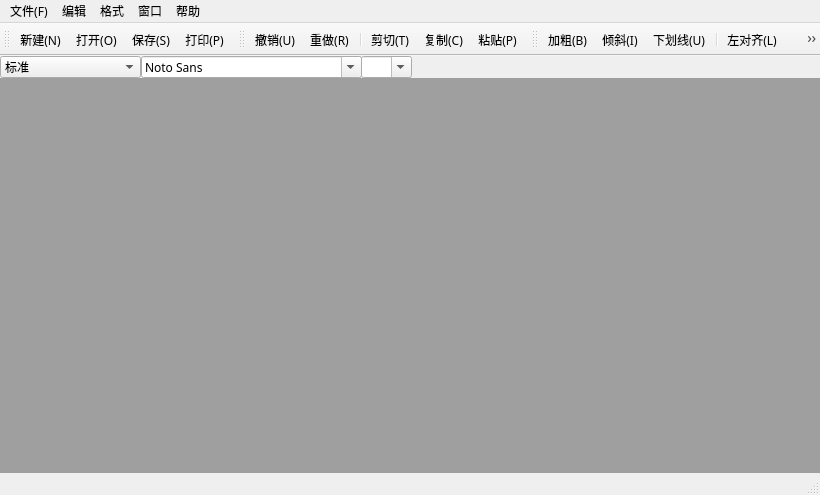
<?xml version="1.0" encoding="UTF-8"?>
<ui version="4.0">
 <class>MainWindow</class>
 <widget class="QMainWindow" name="MainWindow">
  <property name="geometry">
   <rect>
    <x>0</x>
    <y>0</y>
    <width>820</width>
    <height>495</height>
   </rect>
  </property>
  <property name="font">
   <font>
    <family>宋体</family>
   </font>
  </property>
  <property name="windowTitle">
   <string>MyWord文字处理系统V1.0</string>
  </property>
  <property name="windowIcon">
   <iconset resource="res.qrc">
    <normaloff>:/images/logo.jpg</normaloff>:/images/logo.jpg</iconset>
  </property>
  <property name="statusTip">
   <string/>
  </property>
  <widget class="QWidget" name="centralWidget">
   <widget class="QComboBox" name="styleComboBox">
    <property name="geometry">
     <rect>
      <x>0</x>
      <y>0</y>
      <width>141</width>
      <height>22</height>
     </rect>
    </property>
    <property name="statusTip">
     <string>段落加标号或编号</string>
    </property>
    <item>
     <property name="text">
      <string>标准</string>
     </property>
    </item>
    <item>
     <property name="text">
      <string>项目符号 (●)</string>
     </property>
    </item>
    <item>
     <property name="text">
      <string>项目符号 (○)</string>
     </property>
    </item>
    <item>
     <property name="text">
      <string>项目符号 (■)</string>
     </property>
    </item>
    <item>
     <property name="text">
      <string>编号 (⒈⒉⒊)</string>
     </property>
    </item>
    <item>
     <property name="text">
      <string>编号 ( a.b.c.)</string>
     </property>
    </item>
    <item>
     <property name="text">
      <string>编号 ( A.B.C.)</string>
     </property>
    </item>
    <item>
     <property name="text">
      <string>编号 (ⅰ.ⅱ.ⅲ.)</string>
     </property>
    </item>
    <item>
     <property name="text">
      <string>编号 (Ⅰ.Ⅱ.Ⅲ.)</string>
     </property>
    </item>
   </widget>
   <widget class="QFontComboBox" name="fontComboBox">
    <property name="geometry">
     <rect>
      <x>141</x>
      <y>0</y>
      <width>221</width>
      <height>22</height>
     </rect>
    </property>
    <property name="statusTip">
     <string>更改字体</string>
    </property>
   </widget>
   <widget class="QComboBox" name="sizeComboBox">
    <property name="geometry">
     <rect>
      <x>361</x>
      <y>0</y>
      <width>51</width>
      <height>22</height>
     </rect>
    </property>
    <property name="statusTip">
     <string>更改字号</string>
    </property>
    <property name="editable">
     <bool>true</bool>
    </property>
   </widget>
   <widget class="QMdiArea" name="mdiArea">
    <property name="geometry">
     <rect>
      <x>0</x>
      <y>22</y>
      <width>820</width>
      <height>395</height>
     </rect>
    </property>
   </widget>
  </widget>
  <widget class="QMenuBar" name="menuBar">
   <property name="geometry">
    <rect>
     <x>0</x>
     <y>0</y>
     <width>820</width>
     <height>18</height>
    </rect>
   </property>
   <widget class="QMenu" name="menu_F">
    <property name="title">
     <string>文件(F)</string>
    </property>
    <addaction name="newAction"/>
    <addaction name="openAction"/>
    <addaction name="saveAction"/>
    <addaction name="saveAsAction"/>
    <addaction name="printAction"/>
    <addaction name="printPreviewAction"/>
    <addaction name="exitAction"/>
   </widget>
   <widget class="QMenu" name="menu_E">
    <property name="title">
     <string>编辑</string>
    </property>
    <addaction name="undoAction"/>
    <addaction name="redoAction"/>
    <addaction name="cutAction"/>
    <addaction name="copyAction"/>
    <addaction name="pasteAction"/>
   </widget>
   <widget class="QMenu" name="menu_O">
    <property name="title">
     <string>格式</string>
    </property>
    <widget class="QMenu" name="submenu_D_3">
     <property name="title">
      <string>字体(&amp;D)</string>
     </property>
     <addaction name="boldAction"/>
     <addaction name="italicAction"/>
     <addaction name="underlineAction"/>
    </widget>
    <widget class="QMenu" name="submenu_P_4">
     <property name="title">
      <string>段落</string>
     </property>
     <addaction name="leftAlignAction"/>
     <addaction name="centerAction"/>
     <addaction name="rightAlignAction"/>
     <addaction name="justifyAction"/>
    </widget>
    <addaction name="submenu_D_3"/>
    <addaction name="submenu_P_4"/>
    <addaction name="colorAction"/>
   </widget>
   <widget class="QMenu" name="menu_W">
    <property name="title">
     <string>窗口</string>
    </property>
    <addaction name="closeAction"/>
    <addaction name="closeAllAction"/>
    <addaction name="tileAction"/>
    <addaction name="cascadeAction"/>
    <addaction name="nextAction"/>
    <addaction name="previousAction"/>
   </widget>
   <widget class="QMenu" name="menu_H">
    <property name="title">
     <string>帮助</string>
    </property>
    <addaction name="aboutAction"/>
    <addaction name="aboutQtAction"/>
   </widget>
   <addaction name="menu_F"/>
   <addaction name="menu_E"/>
   <addaction name="menu_O"/>
   <addaction name="menu_W"/>
   <addaction name="menu_H"/>
  </widget>
  <widget class="QToolBar" name="mainToolBar">
   <attribute name="toolBarArea">
    <enum>TopToolBarArea</enum>
   </attribute>
   <attribute name="toolBarBreak">
    <bool>false</bool>
   </attribute>
   <addaction name="newAction"/>
   <addaction name="openAction"/>
   <addaction name="saveAction"/>
   <addaction name="printAction"/>
  </widget>
  <widget class="QStatusBar" name="statusBar"/>
  <widget class="QToolBar" name="toolBar">
   <property name="windowTitle">
    <string>toolBar</string>
   </property>
   <attribute name="toolBarArea">
    <enum>TopToolBarArea</enum>
   </attribute>
   <attribute name="toolBarBreak">
    <bool>false</bool>
   </attribute>
   <addaction name="undoAction"/>
   <addaction name="redoAction"/>
   <addaction name="separator"/>
   <addaction name="cutAction"/>
   <addaction name="copyAction"/>
   <addaction name="pasteAction"/>
  </widget>
  <widget class="QToolBar" name="toolBar_2">
   <property name="windowTitle">
    <string>toolBar_2</string>
   </property>
   <attribute name="toolBarArea">
    <enum>TopToolBarArea</enum>
   </attribute>
   <attribute name="toolBarBreak">
    <bool>false</bool>
   </attribute>
   <addaction name="boldAction"/>
   <addaction name="italicAction"/>
   <addaction name="underlineAction"/>
   <addaction name="separator"/>
   <addaction name="leftAlignAction"/>
   <addaction name="centerAction"/>
   <addaction name="rightAlignAction"/>
   <addaction name="justifyAction"/>
   <addaction name="separator"/>
   <addaction name="colorAction"/>
  </widget>
  <action name="newAction">
   <property name="icon">
    <iconset resource="res.qrc">
     <normaloff>:/images/filenew.png</normaloff>:/images/filenew.png</iconset>
   </property>
   <property name="text">
    <string>新建(&amp;N)</string>
   </property>
   <property name="statusTip">
    <string>创建一个新文档</string>
   </property>
   <property name="shortcut">
    <string>Ctrl+N</string>
   </property>
  </action>
  <action name="openAction">
   <property name="icon">
    <iconset resource="res.qrc">
     <normaloff>:/images/fileopen.png</normaloff>:/images/fileopen.png</iconset>
   </property>
   <property name="text">
    <string>打开(&amp;O)...</string>
   </property>
   <property name="statusTip">
    <string>打开已存在的文档</string>
   </property>
   <property name="shortcut">
    <string>Ctrl+O</string>
   </property>
  </action>
  <action name="saveAction">
   <property name="icon">
    <iconset resource="res.qrc">
     <normaloff>:/images/filesave.png</normaloff>:/images/filesave.png</iconset>
   </property>
   <property name="text">
    <string>保存(&amp;S)</string>
   </property>
   <property name="statusTip">
    <string>将当前文件存盘</string>
   </property>
   <property name="shortcut">
    <string>Ctrl+S</string>
   </property>
  </action>
  <action name="saveAsAction">
   <property name="text">
    <string>另存为(&amp;A)...</string>
   </property>
   <property name="statusTip">
    <string>以一个新名字保存文档</string>
   </property>
  </action>
  <action name="printAction">
   <property name="icon">
    <iconset resource="res.qrc">
     <normaloff>:/images/fileprint.png</normaloff>:/images/fileprint.png</iconset>
   </property>
   <property name="text">
    <string>打印(&amp;P)...</string>
   </property>
   <property name="statusTip">
    <string>打印输出文档</string>
   </property>
   <property name="shortcut">
    <string>Ctrl+P</string>
   </property>
  </action>
  <action name="printPreviewAction">
   <property name="text">
    <string>打印预览...</string>
   </property>
   <property name="statusTip">
    <string>预览打印效果</string>
   </property>
  </action>
  <action name="exitAction">
   <property name="text">
    <string>退出(&amp;X)</string>
   </property>
   <property name="statusTip">
    <string>退出应用程序</string>
   </property>
  </action>
  <action name="undoAction">
   <property name="icon">
    <iconset resource="res.qrc">
     <normaloff>:/images/editundo.png</normaloff>:/images/editundo.png</iconset>
   </property>
   <property name="text">
    <string>撤销(&amp;U)</string>
   </property>
   <property name="toolTip">
    <string>撤销</string>
   </property>
   <property name="statusTip">
    <string>撤销当前操作</string>
   </property>
   <property name="shortcut">
    <string>Ctrl+Z</string>
   </property>
  </action>
  <action name="redoAction">
   <property name="icon">
    <iconset resource="res.qrc">
     <normaloff>:/images/editredo.png</normaloff>:/images/editredo.png</iconset>
   </property>
   <property name="text">
    <string>重做(&amp;R)</string>
   </property>
   <property name="toolTip">
    <string>重做</string>
   </property>
   <property name="statusTip">
    <string>回复之前操作</string>
   </property>
   <property name="shortcut">
    <string>Ctrl+Y</string>
   </property>
  </action>
  <action name="cutAction">
   <property name="icon">
    <iconset resource="res.qrc">
     <normaloff>:/images/editcut.png</normaloff>:/images/editcut.png</iconset>
   </property>
   <property name="text">
    <string>剪切(&amp;T)</string>
   </property>
   <property name="toolTip">
    <string>剪切</string>
   </property>
   <property name="statusTip">
    <string>从文档中裁剪所选内容，并将其放到剪贴板</string>
   </property>
   <property name="shortcut">
    <string>Ctrl+X</string>
   </property>
  </action>
  <action name="copyAction">
   <property name="icon">
    <iconset resource="res.qrc">
     <normaloff>:/images/editcopy.png</normaloff>:/images/editcopy.png</iconset>
   </property>
   <property name="text">
    <string>复制(&amp;C)</string>
   </property>
   <property name="toolTip">
    <string>复制</string>
   </property>
   <property name="statusTip">
    <string>复制所选内容，并将其放到剪切板</string>
   </property>
   <property name="shortcut">
    <string>Ctrl+C</string>
   </property>
  </action>
  <action name="pasteAction">
   <property name="icon">
    <iconset resource="res.qrc">
     <normaloff>:/images/editpaste.png</normaloff>:/images/editpaste.png</iconset>
   </property>
   <property name="text">
    <string>粘贴(&amp;P)</string>
   </property>
   <property name="toolTip">
    <string>粘贴</string>
   </property>
   <property name="statusTip">
    <string>将剪切板的内容粘贴到文档</string>
   </property>
   <property name="shortcut">
    <string>Ctrl+V</string>
   </property>
  </action>
  <action name="boldAction">
   <property name="checkable">
    <bool>true</bool>
   </property>
   <property name="icon">
    <iconset resource="res.qrc">
     <normaloff>:/images/textbold.png</normaloff>:/images/textbold.png</iconset>
   </property>
   <property name="text">
    <string>加粗(&amp;B)</string>
   </property>
   <property name="toolTip">
    <string>加粗</string>
   </property>
   <property name="statusTip">
    <string>将所选文字加粗</string>
   </property>
   <property name="shortcut">
    <string>Ctrl+B</string>
   </property>
  </action>
  <action name="italicAction">
   <property name="checkable">
    <bool>true</bool>
   </property>
   <property name="icon">
    <iconset resource="res.qrc">
     <normaloff>:/images/textitalic.png</normaloff>:/images/textitalic.png</iconset>
   </property>
   <property name="text">
    <string>倾斜(&amp;I)</string>
   </property>
   <property name="toolTip">
    <string>倾斜</string>
   </property>
   <property name="statusTip">
    <string>将所选文字用斜体显示</string>
   </property>
   <property name="shortcut">
    <string>Ctrl+I</string>
   </property>
  </action>
  <action name="underlineAction">
   <property name="checkable">
    <bool>true</bool>
   </property>
   <property name="icon">
    <iconset resource="res.qrc">
     <normaloff>:/images/textunder.png</normaloff>:/images/textunder.png</iconset>
   </property>
   <property name="text">
    <string>下划线(&amp;U)</string>
   </property>
   <property name="toolTip">
    <string>下划线</string>
   </property>
   <property name="statusTip">
    <string>为所选文字加下划线</string>
   </property>
   <property name="shortcut">
    <string>Ctrl+U</string>
   </property>
  </action>
  <action name="leftAlignAction">
   <property name="checkable">
    <bool>true</bool>
   </property>
   <property name="icon">
    <iconset resource="res.qrc">
     <normaloff>:/images/textleft.png</normaloff>:/images/textleft.png</iconset>
   </property>
   <property name="text">
    <string>左对齐(&amp;L)</string>
   </property>
   <property name="toolTip">
    <string>左对齐</string>
   </property>
   <property name="statusTip">
    <string>将文字左对齐</string>
   </property>
   <property name="shortcut">
    <string>Ctrl+L</string>
   </property>
  </action>
  <action name="centerAction">
   <property name="checkable">
    <bool>true</bool>
   </property>
   <property name="icon">
    <iconset resource="res.qrc">
     <normaloff>:/images/textcenter.png</normaloff>:/images/textcenter.png</iconset>
   </property>
   <property name="text">
    <string>居中(&amp;E)</string>
   </property>
   <property name="toolTip">
    <string>居中</string>
   </property>
   <property name="statusTip">
    <string>将文字居中对齐</string>
   </property>
   <property name="shortcut">
    <string>Ctrl+E</string>
   </property>
  </action>
  <action name="rightAlignAction">
   <property name="checkable">
    <bool>true</bool>
   </property>
   <property name="icon">
    <iconset resource="res.qrc">
     <normaloff>:/images/textright.png</normaloff>:/images/textright.png</iconset>
   </property>
   <property name="text">
    <string>右对齐(&amp;R)</string>
   </property>
   <property name="toolTip">
    <string>右对齐</string>
   </property>
   <property name="statusTip">
    <string>将文字右对齐</string>
   </property>
   <property name="shortcut">
    <string>Ctrl+R</string>
   </property>
  </action>
  <action name="justifyAction">
   <property name="checkable">
    <bool>true</bool>
   </property>
   <property name="icon">
    <iconset resource="res.qrc">
     <normaloff>:/images/textjustify.png</normaloff>:/images/textjustify.png</iconset>
   </property>
   <property name="text">
    <string>两端对齐(&amp;J)</string>
   </property>
   <property name="toolTip">
    <string>两端对齐</string>
   </property>
   <property name="statusTip">
    <string>将文字两端对齐</string>
   </property>
   <property name="shortcut">
    <string>Ctrl+J</string>
   </property>
  </action>
  <action name="colorAction">
   <property name="icon">
    <iconset resource="res.qrc">
     <normaloff>:/images/color.jpg</normaloff>:/images/color.jpg</iconset>
   </property>
   <property name="text">
    <string>颜色(&amp;C)</string>
   </property>
   <property name="toolTip">
    <string>颜色</string>
   </property>
   <property name="statusTip">
    <string>设置文字颜色</string>
   </property>
  </action>
  <action name="closeAction">
   <property name="text">
    <string>关闭(&amp;O)</string>
   </property>
   <property name="statusTip">
    <string>关闭活动文档子窗口</string>
   </property>
  </action>
  <action name="closeAllAction">
   <property name="text">
    <string>关闭所有(&amp;A)</string>
   </property>
   <property name="statusTip">
    <string>关闭所有子窗口</string>
   </property>
  </action>
  <action name="tileAction">
   <property name="text">
    <string>平铺(&amp;T)</string>
   </property>
   <property name="statusTip">
    <string>平铺子窗口</string>
   </property>
  </action>
  <action name="cascadeAction">
   <property name="text">
    <string>层叠(&amp;C)</string>
   </property>
   <property name="statusTip">
    <string>层叠子窗口</string>
   </property>
  </action>
  <action name="nextAction">
   <property name="text">
    <string>下一个(&amp;X)</string>
   </property>
   <property name="statusTip">
    <string>移动焦点到下一个子窗口</string>
   </property>
   <property name="shortcut">
    <string>Ctrl+Tab</string>
   </property>
  </action>
  <action name="previousAction">
   <property name="text">
    <string>前一个(&amp;V)</string>
   </property>
   <property name="statusTip">
    <string>移动焦点到前一个子窗口</string>
   </property>
   <property name="shortcut">
    <string>Ctrl+Shift+Tab</string>
   </property>
  </action>
  <action name="aboutAction">
   <property name="text">
    <string>关于(&amp;A)</string>
   </property>
   <property name="statusTip">
    <string>关于myword v1.0的内容</string>
   </property>
  </action>
  <action name="aboutQtAction">
   <property name="text">
    <string>关于Qt5(&amp;Q)</string>
   </property>
   <property name="statusTip">
    <string>关于Qt5最新类库的消息</string>
   </property>
  </action>
 </widget>
 <layoutdefault spacing="6" margin="11"/>
 <resources>
  <include location="res.qrc"/>
 </resources>
 <connections/>
</ui>
